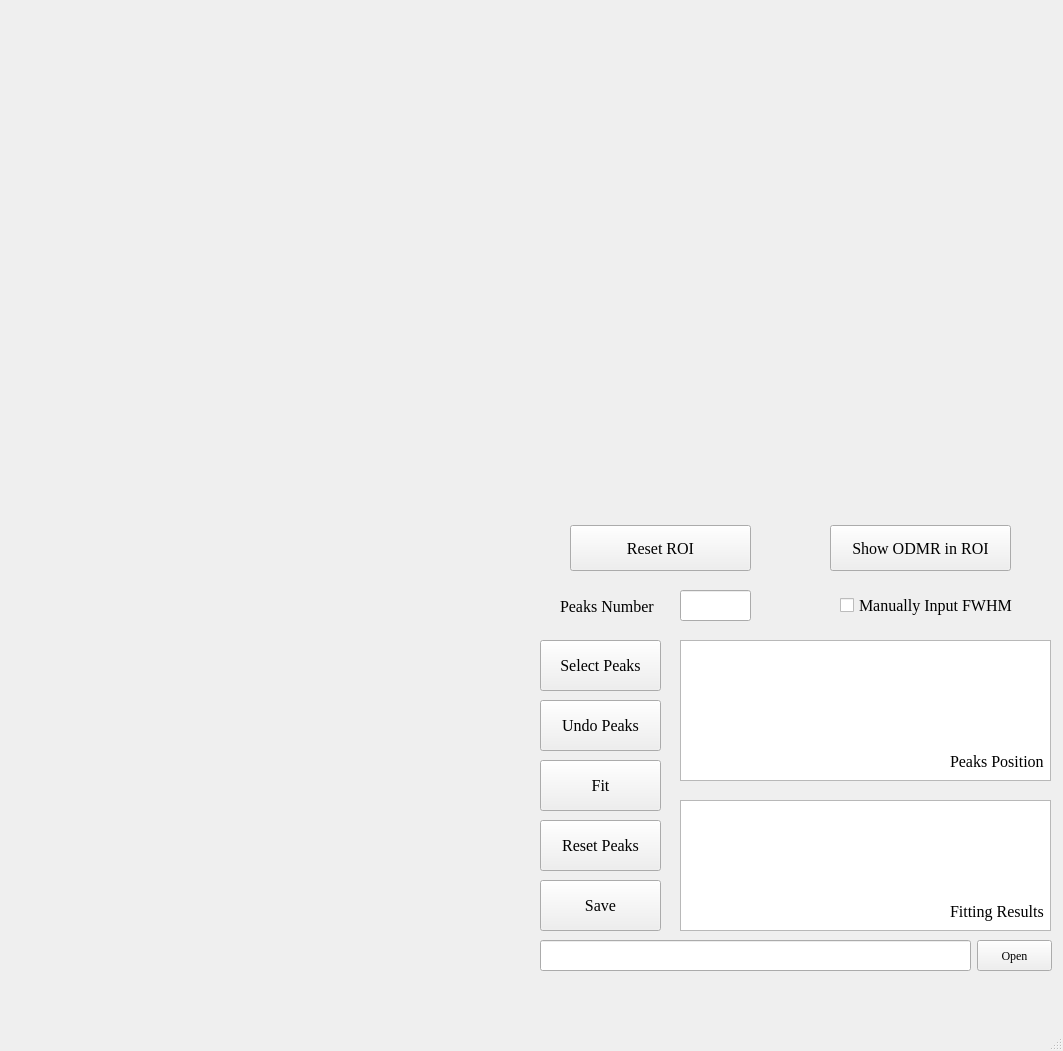
<?xml version="1.0" encoding="UTF-8"?>
<ui version="4.0">
 <class>MainWindow</class>
 <widget class="QMainWindow" name="MainWindow">
  <property name="geometry">
   <rect>
    <x>0</x>
    <y>0</y>
    <width>1063</width>
    <height>1051</height>
   </rect>
  </property>
  <property name="windowTitle">
   <string>Matplotlib Canvas</string>
  </property>
  <widget class="QWidget" name="centralwidget">
   <widget class="QWidget" name="mplwidget" native="true">
    <property name="geometry">
     <rect>
      <x>10</x>
      <y>10</y>
      <width>512</width>
      <height>512</height>
     </rect>
    </property>
    <property name="font">
     <font>
      <family>Times New Roman</family>
     </font>
    </property>
   </widget>
   <widget class="QWidget" name="tbwidget" native="true">
    <property name="geometry">
     <rect>
      <x>10</x>
      <y>530</y>
      <width>511</width>
      <height>51</height>
     </rect>
    </property>
    <property name="font">
     <font>
      <family>Times New Roman</family>
     </font>
    </property>
   </widget>
   <widget class="QWidget" name="widget_row" native="true">
    <property name="geometry">
     <rect>
      <x>10</x>
      <y>620</y>
      <width>511</width>
      <height>291</height>
     </rect>
    </property>
    <property name="font">
     <font>
      <family>Times New Roman</family>
     </font>
    </property>
   </widget>
   <widget class="QWidget" name="tbwidget_row" native="true">
    <property name="geometry">
     <rect>
      <x>10</x>
      <y>920</y>
      <width>511</width>
      <height>51</height>
     </rect>
    </property>
    <property name="font">
     <font>
      <family>Times New Roman</family>
     </font>
    </property>
   </widget>
   <widget class="QLabel" name="labelCCD">
    <property name="geometry">
     <rect>
      <x>540</x>
      <y>10</y>
      <width>512</width>
      <height>512</height>
     </rect>
    </property>
    <property name="font">
     <font>
      <family>Times New Roman</family>
     </font>
    </property>
    <property name="text">
     <string/>
    </property>
   </widget>
   <widget class="QPushButton" name="pushButton_reset">
    <property name="geometry">
     <rect>
      <x>570</x>
      <y>525</y>
      <width>181</width>
      <height>46</height>
     </rect>
    </property>
    <property name="font">
     <font>
      <family>Times New Roman</family>
      <pointsize>12</pointsize>
     </font>
    </property>
    <property name="text">
     <string>Reset ROI</string>
    </property>
   </widget>
   <widget class="QPushButton" name="pushButton_show_odmr_in_roi">
    <property name="geometry">
     <rect>
      <x>830</x>
      <y>525</y>
      <width>181</width>
      <height>46</height>
     </rect>
    </property>
    <property name="font">
     <font>
      <family>Times New Roman</family>
      <pointsize>12</pointsize>
     </font>
    </property>
    <property name="text">
     <string>Show ODMR in ROI</string>
    </property>
   </widget>
   <widget class="QLineEdit" name="lineEdit_peak_num">
    <property name="geometry">
     <rect>
      <x>680</x>
      <y>590</y>
      <width>71</width>
      <height>31</height>
     </rect>
    </property>
    <property name="font">
     <font>
      <family>Times New Roman</family>
      <pointsize>12</pointsize>
     </font>
    </property>
   </widget>
   <widget class="QLabel" name="label_4">
    <property name="geometry">
     <rect>
      <x>560</x>
      <y>575</y>
      <width>111</width>
      <height>63</height>
     </rect>
    </property>
    <property name="font">
     <font>
      <family>Times New Roman</family>
      <pointsize>12</pointsize>
     </font>
    </property>
    <property name="text">
     <string>Peaks Number</string>
    </property>
   </widget>
   <widget class="QPlainTextEdit" name="plainTextEdit_peak_position">
    <property name="geometry">
     <rect>
      <x>680</x>
      <y>640</y>
      <width>371</width>
      <height>141</height>
     </rect>
    </property>
    <property name="font">
     <font>
      <family>Times New Roman</family>
      <pointsize>12</pointsize>
     </font>
    </property>
   </widget>
   <widget class="QLabel" name="label_5">
    <property name="geometry">
     <rect>
      <x>950</x>
      <y>730</y>
      <width>111</width>
      <height>63</height>
     </rect>
    </property>
    <property name="font">
     <font>
      <family>Times New Roman</family>
      <pointsize>12</pointsize>
     </font>
    </property>
    <property name="text">
     <string>Peaks Position</string>
    </property>
   </widget>
   <widget class="QPushButton" name="pushButton_fit">
    <property name="geometry">
     <rect>
      <x>540</x>
      <y>760</y>
      <width>121</width>
      <height>51</height>
     </rect>
    </property>
    <property name="font">
     <font>
      <family>Times New Roman</family>
      <pointsize>12</pointsize>
     </font>
    </property>
    <property name="text">
     <string>Fit</string>
    </property>
   </widget>
   <widget class="QPushButton" name="pushButton_save_fit_result">
    <property name="geometry">
     <rect>
      <x>540</x>
      <y>880</y>
      <width>121</width>
      <height>51</height>
     </rect>
    </property>
    <property name="font">
     <font>
      <family>Times New Roman</family>
      <pointsize>12</pointsize>
     </font>
    </property>
    <property name="text">
     <string>Save</string>
    </property>
   </widget>
   <widget class="QPushButton" name="pushButton_select_peaks">
    <property name="geometry">
     <rect>
      <x>540</x>
      <y>640</y>
      <width>121</width>
      <height>51</height>
     </rect>
    </property>
    <property name="font">
     <font>
      <family>Times New Roman</family>
      <pointsize>12</pointsize>
     </font>
    </property>
    <property name="text">
     <string>Select Peaks</string>
    </property>
   </widget>
   <widget class="QPushButton" name="pushButton_reset_peaks">
    <property name="geometry">
     <rect>
      <x>540</x>
      <y>820</y>
      <width>121</width>
      <height>51</height>
     </rect>
    </property>
    <property name="font">
     <font>
      <family>Times New Roman</family>
      <pointsize>12</pointsize>
     </font>
    </property>
    <property name="text">
     <string>Reset Peaks</string>
    </property>
   </widget>
   <widget class="QPushButton" name="pushButton_undo_peaks">
    <property name="geometry">
     <rect>
      <x>540</x>
      <y>700</y>
      <width>121</width>
      <height>51</height>
     </rect>
    </property>
    <property name="font">
     <font>
      <family>Times New Roman</family>
      <pointsize>12</pointsize>
     </font>
    </property>
    <property name="text">
     <string>Undo Peaks</string>
    </property>
   </widget>
   <widget class="QCheckBox" name="checkBox_manually_input_FWHM">
    <property name="geometry">
     <rect>
      <x>840</x>
      <y>580</y>
      <width>181</width>
      <height>51</height>
     </rect>
    </property>
    <property name="font">
     <font>
      <family>Times New Roman</family>
      <pointsize>12</pointsize>
     </font>
    </property>
    <property name="text">
     <string>Manually Input FWHM</string>
    </property>
   </widget>
   <widget class="QPushButton" name="pushButton_open">
    <property name="geometry">
     <rect>
      <x>977</x>
      <y>940</y>
      <width>75</width>
      <height>31</height>
     </rect>
    </property>
    <property name="font">
     <font>
      <family>Times New Roman</family>
     </font>
    </property>
    <property name="text">
     <string>Open</string>
    </property>
   </widget>
   <widget class="QLineEdit" name="lineEdit_Open_Path">
    <property name="geometry">
     <rect>
      <x>540</x>
      <y>940</y>
      <width>431</width>
      <height>31</height>
     </rect>
    </property>
    <property name="font">
     <font>
      <family>Times New Roman</family>
     </font>
    </property>
   </widget>
   <widget class="QListWidget" name="listWidget_fitting_results">
    <property name="geometry">
     <rect>
      <x>680</x>
      <y>800</y>
      <width>371</width>
      <height>131</height>
     </rect>
    </property>
    <property name="font">
     <font>
      <family>Times New Roman</family>
      <pointsize>12</pointsize>
     </font>
    </property>
   </widget>
   <widget class="QLabel" name="label_6">
    <property name="geometry">
     <rect>
      <x>950</x>
      <y>880</y>
      <width>111</width>
      <height>63</height>
     </rect>
    </property>
    <property name="font">
     <font>
      <family>Times New Roman</family>
      <pointsize>12</pointsize>
     </font>
    </property>
    <property name="text">
     <string>Fitting Results</string>
    </property>
   </widget>
  </widget>
  <widget class="QMenuBar" name="menubar">
   <property name="geometry">
    <rect>
     <x>0</x>
     <y>0</y>
     <width>1063</width>
     <height>21</height>
    </rect>
   </property>
  </widget>
  <widget class="QStatusBar" name="statusbar"/>
 </widget>
 <resources/>
 <connections/>
</ui>
